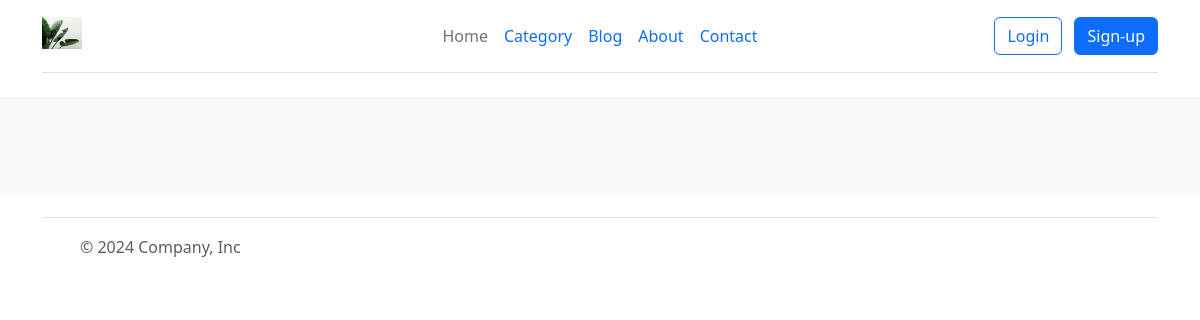
/categoryblog/4/, run on an earlier commit of the app's database.
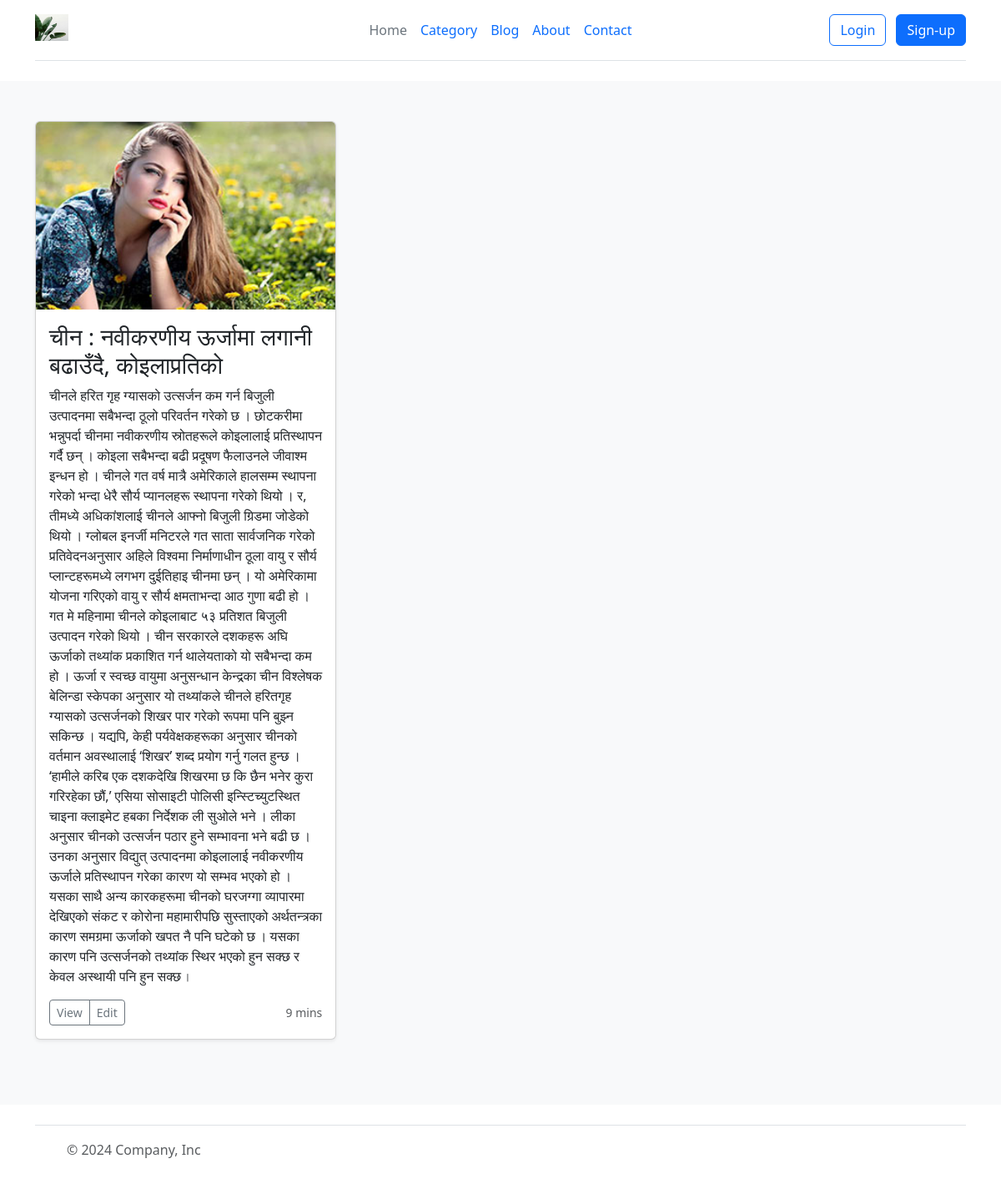
And on a later commit of the database.
### blog/models.py (models this page shows, shortened)
class Blog(models.Model):
    title = models.CharField(max_length=50)
    description = models.TextField()
    img = models.ImageField(upload_to="blog/", blank=True,null=True )
    category = models.ForeignKey(Category,
                                 blank=True,
                                 null=True,
                                 on_delete=models.CASCADE,)
    username = models.CharField(max_length=40, null=True, blank=True)

### core/views.py (the view)
# urls.py: path('categoryblog/<int:pk>/', views.category_blog,
def category_blog(request, pk):
    category = get_object_or_404(Category, pk=pk)
    blog = Blog.objects.filter(category = category)
    context={
        "category": category,
        "blog": blog
    }
    return render(request, "blogcategory.html",
                   {"context":context})

### templates/blogcategory.html
{% include "header.html" %}
<div class="album py-5 bg-body-tertiary">
    <div class="container">
      <div class="row row-cols-1 row-cols-sm-2 row-cols-md-3 g-3">
        {% for a in context.blog %}
        <div class="col">
          <div class="card shadow-sm">
            <img class="bd-placeholder-img card-img-top" width="100%" height="225" src={{a.img.url}} role="img" aria-label="Placeholder: Thumbnail" preserveAspectRatio="xMidYMid slice" focusable="false">
            <div class="card-body">
            <h3>{{a.title}}</h3>
              <p class="card-text">{{a.description}}</p>
              <div class="d-flex justify-content-between align-items-center">
                <div class="btn-group">
                  <a href={% url 'singleblog' pk=a.id %} type="button" class="btn btn-sm btn-outline-secondary">View</a>
                  <button type="button" class="btn btn-sm btn-outline-secondary">Edit</button>
                </div>
                <small class="text-body-secondary">9 mins</small>
              </div>
            </div>
          </div>
        </div>
        {% endfor %}
      </div>
    </div>
</div>
{% include "footer.html" %}

What changed in the data, as far as the page shows it:
added Blog: img (picture), title "चीन : नवीकरणीय ऊर्जामा लगानी बढाउँदै, कोइलाप्रतिको", description "चीनले हरित गृह ग्यासको उत्सर्जन कम गर्न बिजुली उत्पादनमा सबैभन्दा ठूलो परिवर्तन गरेको छ । छोटकरीमा भन्नुपर्दा चीनमा नवीकरणीय स्रोतहरूले कोइलालाई प्रतिस्थापन गर्दै छन् । कोइला सबैभन्दा बढी प्रदूषण फैलाउनले जीवाश्म इन्धन हो । चीनले गत वर्ष मात्रै अमेरिकाले हालसम्म स्थापना गरेको भन्दा धेरै सौर्य प्यानलहरू स्थापना गरेको थियो । र, तीमध्ये अधिकांशलाई चीनले आफ्नो बिजुली ग्रिडमा जोडेको थियो । ग्लोबल इनर्जी मनिटरले गत साता सार्वजनिक गरेको प्रतिवेदनअनुसार अहिले विश्वमा निर्माणाधीन ठूला वायु र सौर्य प्लान्टहरूमध्ये लगभग दुईतिहाइ चीनमा छन् । यो अमेरिकामा योजना गरिएको वायु र सौर्य क्षमताभन्दा आठ गुणा बढी हो । गत मे महिनामा चीनले कोइलाबाट ५३ प्रतिशत बिजुली उत्पादन गरेको थियो । चीन सरकारले दशकहरू अघि…"
